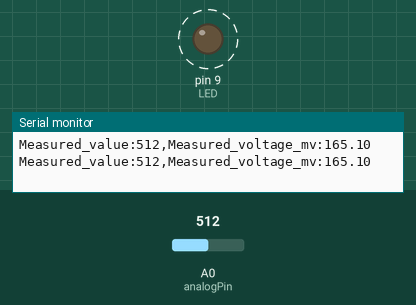
Recording of a sketch running on a simulated Arduino Uno, built with avr-gcc and run on an emulated ATmega328P. Shown: output pins drawn as LEDs (lit = HIGH), the last lines printed to the serial monitor. Dashed ring = blinking. The inputs (shaded band) are chosen by the test bench; at power-on: A0 (analogPin) = 512.

Above: at 1.8 s.
1.9 s: A0 (analogPin) set to 0
At 2.9 s:
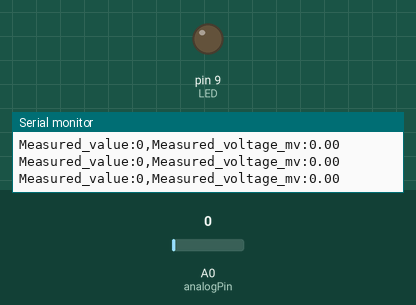
6.0 s: A0 (analogPin) set to 511
At 6.4 s:
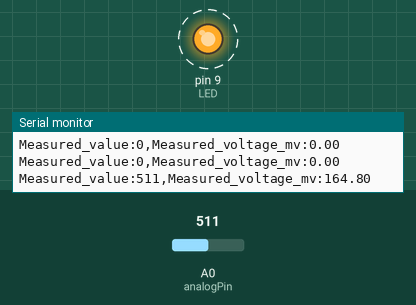
10.1 s: A0 (analogPin) set to 1023
At 10.7 s:
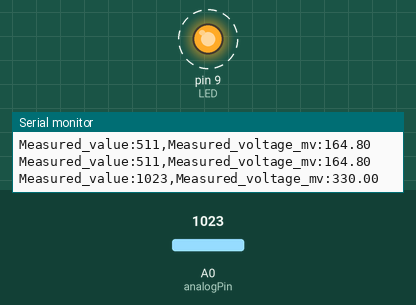
Timing chart, 0 to 20.2 s (numbered marks = the images above; inputs shaded):
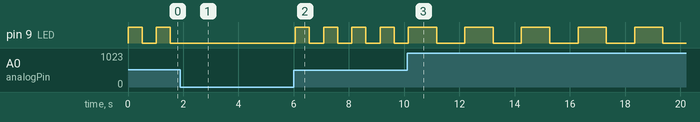

The sketch:

lab1dot4_LDR.ino
```cpp
const int analogPin = A0;
const int LED = 9;

// Function prototypes
// (functions defined at the end of the file)
double adcToVoltage(int adcVal);

void setup() {
  // put your setup code here, to run once:
  Serial.begin(9600);
  pinMode(LED, OUTPUT);
  // We don't need to set a pinMode for analog pins if they are used as analog inputs
}

void loop() {
  int sensorValue = analogRead(A0);
  double sensorVoltage = adcToVoltage(sensorValue);
  Serial.print("Measured_value:");
  Serial.print(sensorValue);
  Serial.print(",Measured_voltage_mv:");
  Serial.println(sensorVoltage*100);

  // Vary how long the LED is on by how
  digitalWrite(LED, HIGH);
  delay(sensorValue);
  digitalWrite(LED, LOW);
  delay(sensorValue);
}

// Function to convert an ADC value to a 0 to 3.3 volt voltage
double adcToVoltage(int adcValue){
  return ((double) map(adcValue, 0, 1023, 0, 3300)) / 1000.0D;
}
```

Measured:
- after the input at 1.9 s, pin 9 (LED): stops changing and stays LOW
- after the input at 6.0 s, pin 9 (LED): alternates HIGH for 0.51 s and LOW for 0.51 s, starting after 0.06 s
- after the input at 10.1 s, pin 9 (LED): alternates HIGH for 1.0 s and LOW for 1.0 s, starting after 1.1 s
- by itself, pin 9 (LED): alternates HIGH for 0.51 s and LOW for 0.51 s
